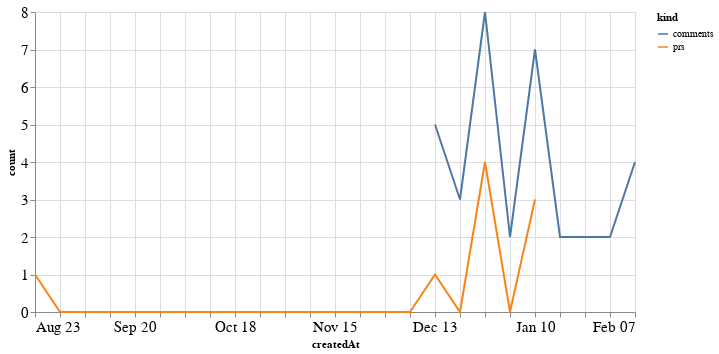

Notebook cell for this chart:
### Code cell
alt.Chart(total_time, width=600).mark_line().encode(
    x='createdAt',
    y='count',
    color='kind'
)

### Figure 1 — Vega-Lite specification as saved in the notebook (floating-point values rounded to 4 significant figures)
{"config": {"axisLeft": {"labelFontSize": 15}, "axisBottom": {"labelFontSize": 15}}, "data": {"name": "data-52f0ace4b4a56966a8f487de531e4101"}, "mark": "line", "encoding": {"color": {"type": "nominal", "field": "kind"}, "x": {"type": "temporal", "field": "createdAt"}, "y": {"type": "quantitative", "field": "count"}}, "width": 600, "$schema": "https://vega.github.io/schema/vega-lite/v4.8.1.json", "datasets": {"data-52f0ace4b4a56966a8f487de531e4101": [{"createdAt": "2020-08-23T00:00:00", "kind": "prs", "count": 1.0}, {"createdAt": "2020-08-30T00:00:00", "kind": "prs", "count": 0.0}, {"createdAt": "2020-09-06T00:00:00", "kind": "prs", "count": 0.0}, {"createdAt": "2020-09-13T00:00:00", "kind": "prs", "count": 0.0}, {"createdAt": "2020-09-20T00:00:00", "kind": "prs", "count": 0.0}, {"createdAt": "2020-09-27T00:00:00", "kind": "prs", "count": 0.0}, {"createdAt": "2020-10-04T00:00:00", "kind": "prs", "count": 0.0}, {"createdAt": "2020-10-11T00:00:00", "kind": "prs", "count": 0.0}, {"createdAt": "2020-10-18T00:00:00", "kind": "prs", "count": 0.0}, {"createdAt": "2020-10-25T00:00:00", "kind": "prs", "count": 0.0}, {"createdAt": "2020-11-01T00:00:00", "kind": "prs", "count": 0.0}, {"createdAt": "2020-11-08T00:00:00", "kind": "prs", "count": 0.0}, {"createdAt": "2020-11-15T00:00:00", "kind": "prs", "count": 0.0}, {"createdAt": "2020-11-22T00:00:00", "kind": "prs", "count": 0.0}, {"createdAt": "2020-11-29T00:00:00", "kind": "prs", "count": 0.0}, {"createdAt": "2020-12-06T00:00:00", "kind": "prs", "count": 0.0}, {"createdAt": "2020-12-13T00:00:00", "kind": "prs", "count": 1.0}, {"createdAt": "2020-12-20T00:00:00", "kind": "prs", "count": 0.0}, {"createdAt": "2020-12-27T00:00:00", "kind": "prs", "count": 4.0}, {"createdAt": "2021-01-03T00:00:00", "kind": "prs", "count": 0.0}, {"createdAt": "2021-01-10T00:00:00", "kind": "prs", "count": 3.0}, {"createdAt": "2021-01-17T00:00:00", "kind": "prs", "count": null}, {"createdAt": "2021-01-24T00:00:00", "kind": "prs", "count": null}, {"createdAt": "2021-01-31T00:00:00", "kind": "prs", "count": null}, {"createdAt": "2021-02-07T00:00:00", "kind": "prs", "count": null}, {"createdAt": "2020-08-23T00:00:00", "kind": "comments", "count": null}, {"createdAt": "2020-08-30T00:00:00", "kind": "comments", "count": null}, {"createdAt": "2020-09-06T00:00:00", "kind": "comments", "count": null}, {"createdAt": "2020-09-13T00:00:00", "kind": "comments", "count": null}, {"createdAt": "2020-09-20T00:00:00", "kind": "comments", "count": null}, {"createdAt": "2020-09-27T00:00:00", "kind": "comments", "count": null}, {"createdAt": "2020-10-04T00:00:00", "kind": "comments", "count": null}, {"createdAt": "2020-10-11T00:00:00", "kind": "comments", "count": null}, {"createdAt": "2020-10-18T00:00:00", "kind": "comments", "count": null}, {"createdAt": "2020-10-25T00:00:00", "kind": "comments", "count": null}, {"createdAt": "2020-11-01T00:00:00", "kind": "comments", "count": null}, {"createdAt": "2020-11-08T00:00:00", "kind": "comments", "count": null}, {"createdAt": "2020-11-15T00:00:00", "kind": "comments", "count": null}, {"createdAt": "2020-11-22T00:00:00", "kind": "comments", "count": null}, {"createdAt": "2020-11-29T00:00:00", "kind": "comments", "count": null}, {"createdAt": "2020-12-06T00:00:00", "kind": "comments", "count": null}, {"createdAt": "2020-12-13T00:00:00", "kind": "comments", "count": 5.0}, {"createdAt": "2020-12-20T00:00:00", "kind": "comments", "count": 3.0}, {"createdAt": "2020-12-27T00:00:00", "kind": "comments", "count": 8.0}, {"createdAt": "2021-01-03T00:00:00", "kind": "comments", "count": 2.0}, {"createdAt": "2021-01-10T00:00:00", "kind": "comments", "count": 7.0}, {"createdAt": "2021-01-17T00:00:00", "kind": "comments", "count": 2.0}, {"createdAt": "2021-01-24T00:00:00", "kind": "comments", "count": 2.0}, {"createdAt": "2021-01-31T00:00:00", "kind": "comments", "count": 2.0}, {"createdAt": "2021-02-07T00:00:00", "kind": "comments", "count": 4.0}]}}
